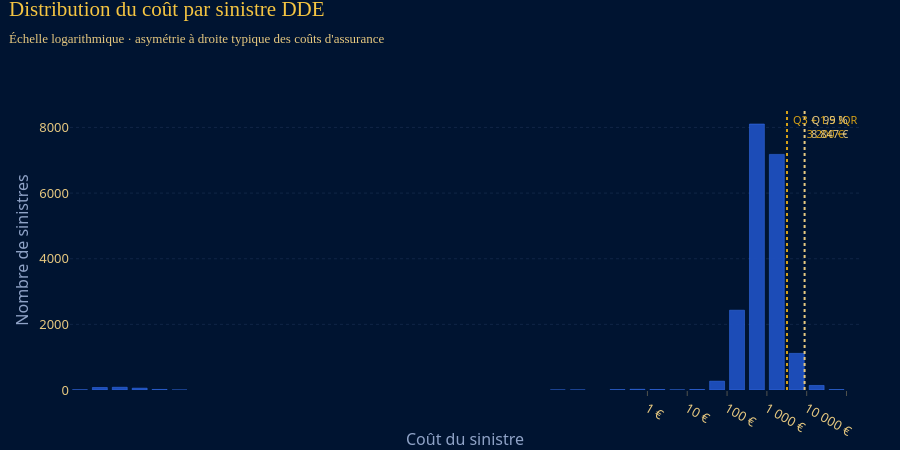
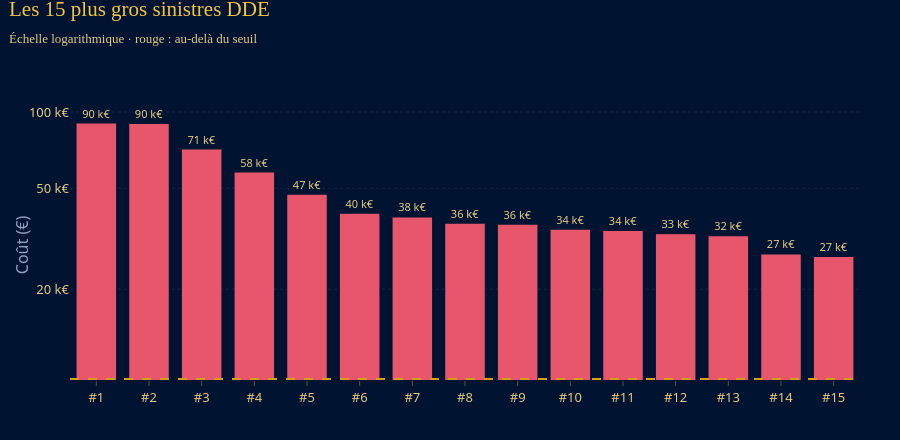

Write notebook code for charts like these, in order.
### Markdown cell above
<h3 style="color:#F5C542; font-family:'Playfair Display',Georgia,serif; border-bottom:2px solid #D4A017; padding-bottom:6px;">3. Sinistralité extrême en DDE</h3>

### Code cell
cu = couts_unitaires(bd, "DDE")
print(cu.describe(percentiles=[.5, .9, .99, .999]).apply("{:,.0f}".format))
q1, q3 = cu.quantile([.25, .75]); borne = q3 + 1.5 * (q3 - q1)
print(f"Borne Q3 + 1,5 IQR = {borne:,.0f} € · {(cu > borne).sum():,} sinistres au-delà")
print(f"Part de la charge des 1 % les plus graves : {cu[cu > cu.quantile(.99)].sum() / cu.sum():.1%}")
GR.histogramme_couts(cu, {"Q3 + 1,5 IQR": borne, "Q 99 %": cu.quantile(.99)}).show()
GR.top_sinistres(cu, 15, cu.quantile(.99), "DDE").show()

### Figure 1 — Plotly figure (JSON) as saved in the notebook; plotly's stock layout.template omitted (floating-point values rounded to 4 significant figures; data arrays with more than 128 entries replaced by an {"elided": "..."} marker saying what was removed)
{"data": [{"hovertemplate": "Coût ≈ %{x:.2f}<br>%{y} sinistres<extra></extra>", "marker": {"color": "#1E4FBF", "line": {"color": "#3D7BFF", "width": 0.5}}, "name": "Sinistres", "nbinsx": 90, "opacity": 0.95, "type": "histogram", "x": {"elided": "19569 float values"}}], "layout": {"annotations": [{"font": {"color": "#D4A017", "size": 11}, "showarrow": false, "text": "Q3 + 1,5 IQR<br>3 200 €", "x": 3.505, "xanchor": "left", "xshift": 4, "y": 1, "yanchor": "top", "yref": "paper"}, {"font": {"color": "#E7C980", "size": 11}, "showarrow": false, "text": "Q 99 %<br>8 847 €", "x": 3.947, "xanchor": "left", "xshift": 4, "y": 1, "yanchor": "top", "yref": "paper"}], "height": 450, "shapes": [{"line": {"color": "#D4A017", "dash": "dot", "width": 2}, "type": "line", "x0": 3.505, "x1": 3.505, "xref": "x", "y0": 0, "y1": 1, "yref": "y domain"}, {"line": {"color": "#E7C980", "dash": "dot", "width": 2}, "type": "line", "x0": 3.947, "x1": 3.947, "xref": "x", "y0": 0, "y1": 1, "yref": "y domain"}], "showlegend": false, "title": {"text": "Distribution du coût par sinistre DDE<br><span style='font-size:13px;color:#E7C980;font-family:Montserrat, 'Segoe UI', Helvetica, Arial, sans-serif'>Échelle logarithmique · asymétrie à droite typique des coûts d'assurance</span>"}, "xaxis": {"ticktext": ["1 €", "10 €", "100 €", "1 000 €", "10 000 €", "100 000 €", "1 000 000 €"], "tickvals": [0.0, 1.0, 2.0, 3.0, 4.0, 5.0, 6.0], "title": {"text": "Coût du sinistre"}}, "yaxis": {"title": {"text": "Nombre de sinistres"}}}}

### Figure 2 — Plotly figure (JSON) as saved in the notebook; plotly's stock layout.template omitted (floating-point values rounded to 4 significant figures)
{"data": [{"hovertemplate": "%{x}<br>%{y:,.0f} €<extra></extra>", "marker": {"color": ["#E8566C", "#E8566C", "#E8566C", "#E8566C", "#E8566C", "#E8566C", "#E8566C", "#E8566C", "#E8566C", "#E8566C", "#E8566C", "#E8566C", "#E8566C", "#E8566C", "#E8566C"]}, "text": ["90 k€", "90 k€", "71 k€", "58 k€", "47 k€", "40 k€", "38 k€", "36 k€", "36 k€", "34 k€", "34 k€", "33 k€", "32 k€", "27 k€", "27 k€"], "textfont": {"color": "#E7C980", "size": 11}, "textposition": "outside", "type": "bar", "x": ["#1", "#2", "#3", "#4", "#5", "#6", "#7", "#8", "#9", "#10", "#11", "#12", "#13", "#14", "#15"], "y": [90050.0, 89630.0, 71080.0, 57680.0, 47160.0, 39710.0, 38380.0, 36210.0, 35900.0, 34320.0, 33900.0, 32930.0, 32330.0, 27420.0, 26790.0]}], "layout": {"annotations": [{"font": {"color": "#D4A017"}, "showarrow": false, "text": "Seuil 8 847 €", "x": 1, "xanchor": "right", "xref": "x domain", "y": 8847.0, "yanchor": "bottom", "yref": "y"}], "height": 440, "shapes": [{"line": {"color": "#D4A017", "dash": "dash"}, "type": "line", "x0": 0, "x1": 1, "xref": "x domain", "y0": 8847.0, "y1": 8847.0, "yref": "y"}], "showlegend": false, "title": {"text": "Les 15 plus gros sinistres DDE<br><span style='font-size:13px;color:#E7C980;font-family:Montserrat, 'Segoe UI', Helvetica, Arial, sans-serif'>Échelle logarithmique · rouge : au-delà du seuil</span>"}, "xaxis": {"type": "category"}, "yaxis": {"ticktext": ["20 k€", "50 k€", "100 k€"], "tickvals": [20000.0, 50000.0, 100000.0], "title": {"text": "Coût (€)"}, "type": "log"}}}
